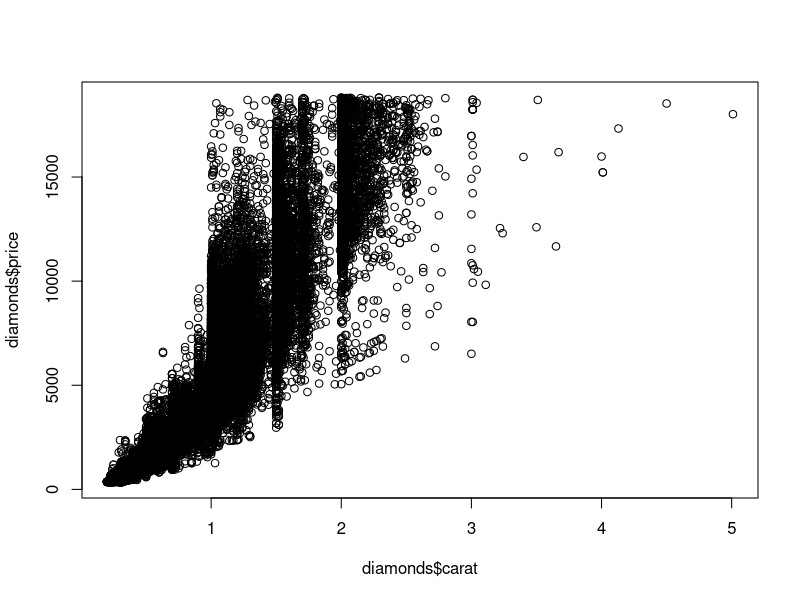
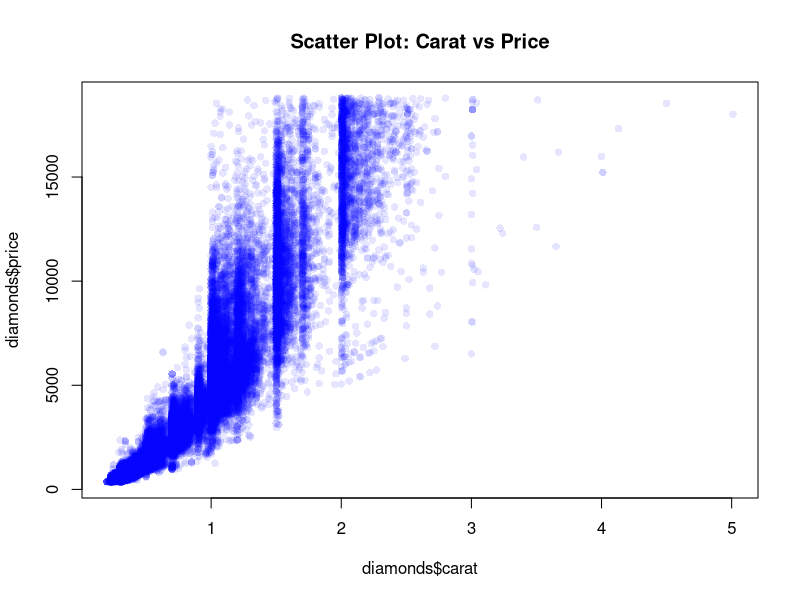
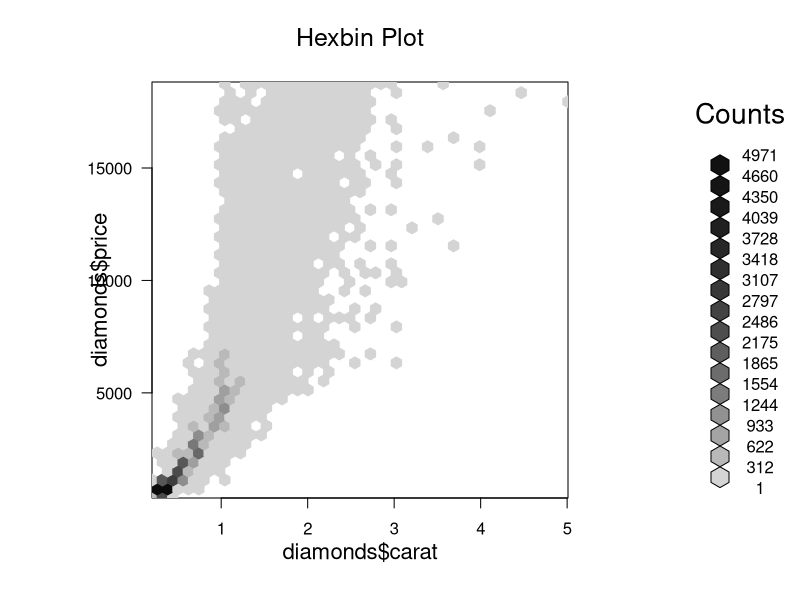
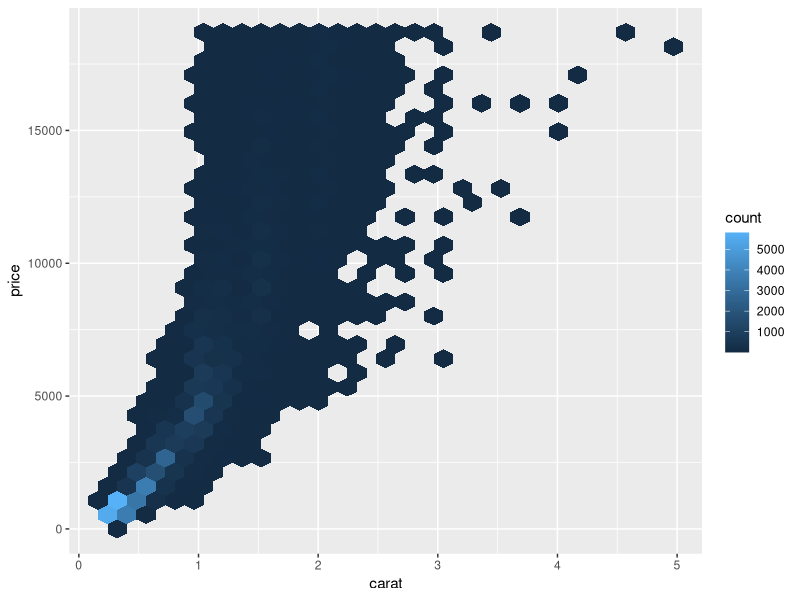

Write R code to recreate these figures, in order.
#Load & Understand the Dataset
data(diamonds)
data(package = .packages(all.available = TRUE))
library(ggplot2)

data(diamonds)
str(diamonds)
dim(diamonds)
?diamonds

#Very Basic Scatter
plot(diamonds$carat,diamonds$price)

#Improved Scatter
plot(diamonds$carat,diamonds$price,col = rgb(0,0,1,0.1),pch=16,
     main = "Scatter Plot: Carat vs Price")

#Hexbin Using Base R
install.packages('hexbin')
library(hexbin)
hb<-hexbin(diamonds$carat,diamonds$price,xbins = 40)
plot(hb,main="Hexbin Plot")

#Basic Hexbin
ggplot(diamonds, aes(x = carat, y= price))+
  geom_hex()

#Labeled Hexbin Plot